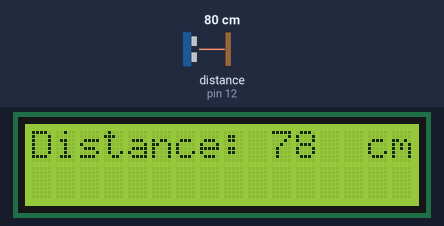
The sketch below on a simulated Arduino Uno, built with avr-gcc and run on an emulated ATmega328P. Parts: 16×2 character LCD. Wiring (inferred from the names in the program): ultrasonic range finder: trigger pin 13; echo pin 12. The inputs (shaded band) are chosen by the test bench; at power-on: distance to the obstacle (sensor on pin 12) 80 cm. The echo pulse lasts 58.3 µs per cm; what the sketch prints to the serial monitor is not drawn.

Above: at 1.3 s.
1.4 s: distance to the obstacle (sensor on pin 12) set to 250 cm
At 2.4 s:
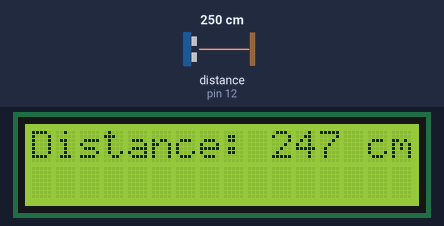
4.4 s: distance to the obstacle (sensor on pin 12) set to 35 cm
At 4.9 s:
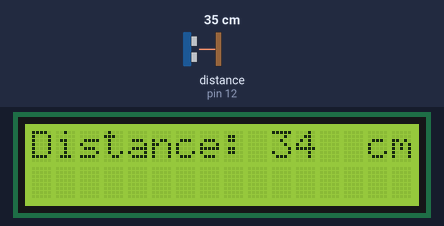
7.4 s: distance to the obstacle (sensor on pin 12) set to 2 cm
At 8.1 s:
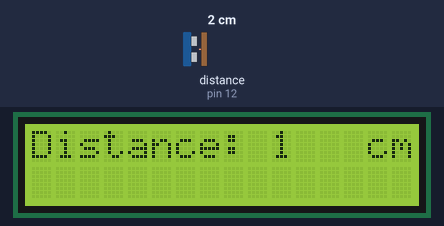
Timing chart, 0 to 10.4 s (numbered marks = the images above; inputs shaded):
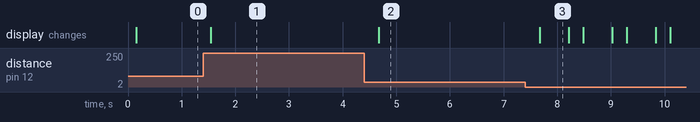

The sketch:

Workshop2_Ultrasonic_LCD.ino
```cpp
#include <Wire.h>
#include <LiquidCrystal_I2C.h>
long duration, cm, inches;
int distance;

LiquidCrystal_I2C lcd(0x27,16,2);  // set the LCD address to 0x27 for a 16 chars and 2 line display
int trigPin = 13;    // Trigger
int echoPin = 12;    // Echo


void setup()
{
  Serial.begin (9600);

  lcd.init();                      // initialize the lcd
  lcd.init();
  // Print a message to the LCD.
  lcd.backlight();
  pinMode(trigPin, OUTPUT);
  pinMode(echoPin, INPUT);

}


void loop()
{
  digitalWrite(trigPin, LOW);
delayMicroseconds(2);

// Sets the trigPin on HIGH state for 10 micro seconds
digitalWrite(trigPin, HIGH);
delayMicroseconds(10);
digitalWrite(trigPin, LOW);

// Reads the echoPin, returns the sound wave travel time in microseconds
duration = pulseIn(echoPin, HIGH);

// Calculating the distance
distance= duration*0.034/2;
Serial.println(distance);


  lcd.setCursor(0,0);
  lcd.print("Distance: ");
  lcd.setCursor(10,0);
  lcd.print(distance);
  lcd.print("     ");
  lcd.setCursor(14,0);
  lcd.print("cm");
  delay(250);
}
```

Measured:
- after the input at 1.4 s, the display: changes after 0.14 s (image 1)
- after the input at 4.4 s, the display: changes after 0.28 s (image 2)
- after the input at 7.4 s, the display: changes after 0.28 s (image 3)
- what the display in image 3 shows lasts 0.5 s, from 7.7 s to 8.2 s
